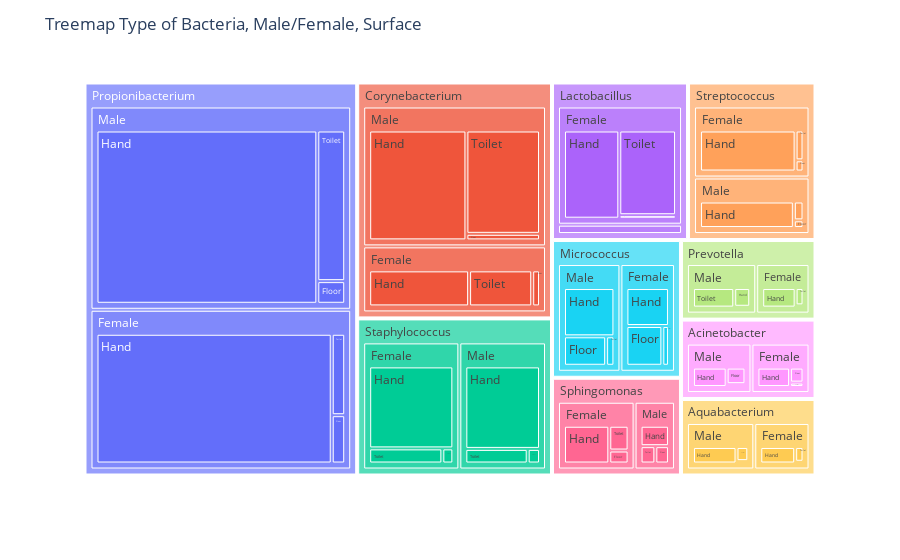

Notebook cell for this chart:
### Code cell
order = ['g', 'Gender', 'SurfaceClass'] # ordre de l'arborescence
top_key = 'g' # clé la plus haute

top = df_filtered.groupby(top_key)['SampleFrequency'].sum().sort_values(ascending=False).iloc[:10].index
# iloc[:10] => pour avoir le top 10 par top_key (donc ici par g)
#on récupère l'index du top 10 des genres (g sont mis en index par le groupby()): le top contient les 10 genres les + représentés

filtered = df_filtered[df_filtered[top_key].isin(top)] #filtrer les valeurs qui correspondent aux genres qui sont dans le top 10

fig = px.treemap(filtered, path=order, values='SampleFrequency')
# fig.update_traces(root_color="lightgrey")
fig.update_layout(title='Treemap Type of Bacteria, Male/Female, Surface')
fig.show()

### Figure 1 — Plotly figure (JSON) as saved in the notebook; plotly's stock layout.template omitted (floating-point values rounded to 4 significant figures)
{"data": [{"branchvalues": "total", "domain": {"x": [0, 1], "y": [0, 1]}, "hovertemplate": "labels=%{label}<br>SampleFrequency=%{value}<br>parent=%{parent}<br>id=%{id}<extra></extra>", "ids": ["Acinetobacter/Female/Floor", "Aquabacterium/Female/Floor", "Corynebacterium/Female/Floor", "Lactobacillus/Female/Floor", "Micrococcus/Female/Floor", "Prevotella/Female/Floor", "Propionibacterium/Female/Floor", "Sphingomonas/Female/Floor", "Staphylococcus/Female/Floor", "Streptococcus/Female/Floor", "Acinetobacter/Male/Floor", "Aquabacterium/Male/Floor", "Corynebacterium/Male/Floor", "Lactobacillus/Male/Floor", "Micrococcus/Male/Floor", "Prevotella/Male/Floor", "Propionibacterium/Male/Floor", "Sphingomonas/Male/Floor", "Staphylococcus/Male/Floor", "Streptococcus/Male/Floor", "Acinetobacter/Female/Hand", "Aquabacterium/Female/Hand", "Corynebacterium/Female/Hand", "Lactobacillus/Female/Hand", "Micrococcus/Female/Hand", "Prevotella/Female/Hand", "Propionibacterium/Female/Hand", "Sphingomonas/Female/Hand", "Staphylococcus/Female/Hand", "Streptococcus/Female/Hand", "Acinetobacter/Male/Hand", "Aquabacterium/Male/Hand", "Corynebacterium/Male/Hand", "Lactobacillus/Male/Hand", "Micrococcus/Male/Hand", "Prevotella/Male/Hand", "Propionibacterium/Male/Hand", "Sphingomonas/Male/Hand", "Staphylococcus/Male/Hand", "Streptococcus/Male/Hand", "Acinetobacter/Female/Toilet", "Aquabacterium/Female/Toilet", "Corynebacterium/Female/Toilet", "Lactobacillus/Female/Toilet", "Micrococcus/Female/Toilet", "Prevotella/Female/Toilet", "Propionibacterium/Female/Toilet", "Sphingomonas/Female/Toilet", "Staphylococcus/Female/Toilet", "Streptococcus/Female/Toilet", "Acinetobacter/Male/Toilet", "Aquabacterium/Male/Toilet", "Corynebacterium/Male/Toilet", "Lactobacillus/Male/Toilet", "Micrococcus/Male/Toilet", "Prevotella/Male/Toilet", "Propionibacterium/Male/Toilet", "Sphingomonas/Male/Toilet", "Staphylococcus/Male/Toilet", "Streptococcus/Male/Toilet", "Acinetobacter/Female", "Aquabacterium/Female", "Corynebacterium/Female", "Lactobacillus/Female", "Micrococcus/Female", "Prevotella/Female", "Propionibacterium/Female", "Sphingomonas/Female", "Staphylococcus/Female", "Streptococcus/Female", "Acinetobacter/Male", "Aquabacterium/Male", "Corynebacterium/Male", "Lactobacillus/Male", "Micrococcus/Male", "Prevotella/Male", "Propionibacterium/Male", "Sphingomonas/Male", "Staphylococcus/Male", "Streptococcus/Male", "Acinetobacter", "Aquabacterium", "Corynebacterium", "Lactobacillus", "Micrococcus", "Prevotella", "Propionibacterium", "Sphingomonas", "Staphylococcus", "Streptococcus"], "labels": ["Floor", "Floor", "Floor", "Floor", "Floor", "Floor", "Floor", "Floor", "Floor", "Floor", "Floor", "Floor", "Floor", "Floor", "Floor", "Floor", "Floor", "Floor", "Floor", "Floor", "Hand", "Hand", "Hand", "Hand", "Hand", "Hand", "Hand", "Hand", "Hand", "Hand", "Hand", "Hand", "Hand", "Hand", "Hand", "Hand", "Hand", "Hand", "Hand", "Hand", "Toilet", "Toilet", "Toilet", "Toilet", "Toilet", "Toilet", "Toilet", "Toilet", "Toilet", "Toilet", "Toilet", "Toilet", "Toilet", "Toilet", "Toilet", "Toilet", "Toilet", "Toilet", "Toilet", "Toilet", "Female", "Female", "Female", "Female", "Female", "Female", "Female", "Female", "Female", "Female", "Male", "Male", "Male", "Male", "Male", "Male", "Male", "Male", "Male", "Male", "Acinetobacter", "Aquabacterium", "Corynebacterium", "Lactobacillus", "Micrococcus", "Prevotella", "Propionibacterium", "Sphingomonas", "Staphylococcus", "Streptococcus"], "name": "", "parents": ["Acinetobacter/Female", "Aquabacterium/Female", "Corynebacterium/Female", "Lactobacillus/Female", "Micrococcus/Female", "Prevotella/Female", "Propionibacterium/Female", "Sphingomonas/Female", "Staphylococcus/Female", "Streptococcus/Female", "Acinetobacter/Male", "Aquabacterium/Male", "Corynebacterium/Male", "Lactobacillus/Male", "Micrococcus/Male", "Prevotella/Male", "Propionibacterium/Male", "Sphingomonas/Male", "Staphylococcus/Male", "Streptococcus/Male", "Acinetobacter/Female", "Aquabacterium/Female", "Corynebacterium/Female", "Lactobacillus/Female", "Micrococcus/Female", "Prevotella/Female", "Propionibacterium/Female", "Sphingomonas/Female", "Staphylococcus/Female", "Streptococcus/Female", "Acinetobacter/Male", "Aquabacterium/Male", "Corynebacterium/Male", "Lactobacillus/Male", "Micrococcus/Male", "Prevotella/Male", "Propionibacterium/Male", "Sphingomonas/Male", "Staphylococcus/Male", "Streptococcus/Male", "Acinetobacter/Female", "Aquabacterium/Female", "Corynebacterium/Female", "Lactobacillus/Female", "Micrococcus/Female", "Prevotella/Female", "Propionibacterium/Female", "Sphingomonas/Female", "Staphylococcus/Female", "Streptococcus/Female", "Acinetobacter/Male", "Aquabacterium/Male", "Corynebacterium/Male", "Lactobacillus/Male", "Micrococcus/Male", "Prevotella/Male", "Propionibacterium/Male", "Sphingomonas/Male", "Staphylococcus/Male", "Streptococcus/Male", "Acinetobacter", "Aquabacterium", "Corynebacterium", "Lactobacillus", "Micrococcus", "Prevotella", "Propionibacterium", "Sphingomonas", "Staphylococcus", "Streptococcus", "Acinetobacter", "Aquabacterium", "Corynebacterium", "Lactobacillus", "Micrococcus", "Prevotella", "Propionibacterium", "Sphingomonas", "Staphylococcus", "Streptococcus", "", "", "", "", "", "", "", "", "", ""], "type": "treemap", "values": [0.1903, 0.01578, 0.1119, 0.06631, 0.5951, 0.01742, 0.158, 0.141, 0.05453, 0.03872, 0.2851, 0.0292, 0.133, 0.02883, 0.4993, 0.01221, 0.1463, 0.1599, 0.0598, 0.04006, 0.5957, 0.6226, 1.434, 1.63, 0.6736, 0.6269, 7.421, 0.9627, 2.261, 1.718, 0.6001, 0.7401, 2.956, 0.1771, 0.9792, 0.269, 8.864, 0.3915, 2.051, 1.342, 0.05569, 0.1331, 0.9059, 1.607, 0.11, 0.1303, 0.2663, 0.2691, 0.3625, 0.1032, 0.04956, 0.1713, 2.105, 0.05477, 0.09813, 0.7255, 0.9735, 0.1728, 0.3032, 0.0979, 0.8416, 0.7715, 2.452, 3.304, 1.379, 0.7747, 7.845, 1.373, 2.678, 1.86, 0.9348, 0.9406, 5.193, 0.2607, 1.577, 1.007, 9.984, 0.7242, 2.414, 1.48, 1.776, 1.712, 7.645, 3.565, 2.955, 1.781, 17.83, 2.097, 5.092, 3.34]}], "layout": {"legend": {"tracegroupgap": 0}, "margin": {"t": 60}, "title": {"text": "Treemap Type of Bacteria, Male/Female, Surface"}}}
